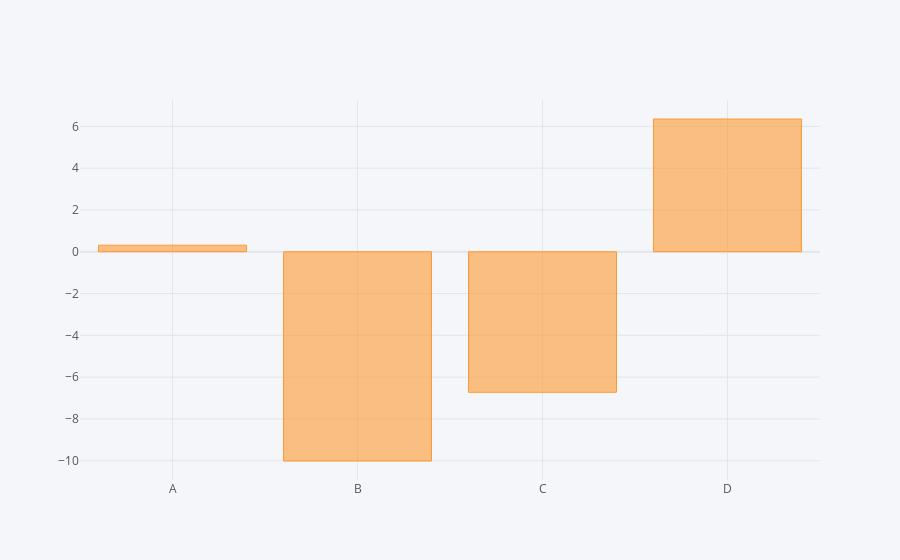

The cell this chart's notebook holds for it:
### Code cell
df.sum().iplot(kind='bar')
# the function behind the iplot agregate the data

### Figure 1 — Plotly figure (JSON) as saved in the notebook; plotly's stock layout.template omitted (floating-point values rounded to 4 significant figures)
{"data": [{"marker": {"color": "rgba(255, 153, 51, 0.6)", "line": {"color": "rgba(255, 153, 51, 1.0)", "width": 1}}, "name": "None", "orientation": "v", "text": "", "type": "bar", "x": ["A", "B", "C", "D"], "y": [0.3141, -10.01, -6.726, 6.353]}], "layout": {"legend": {"bgcolor": "#F5F6F9", "font": {"color": "#4D5663"}}, "paper_bgcolor": "#F5F6F9", "plot_bgcolor": "#F5F6F9", "title": {"font": {"color": "#4D5663"}}, "xaxis": {"gridcolor": "#E1E5ED", "showgrid": true, "tickfont": {"color": "#4D5663"}, "title": {"font": {"color": "#4D5663"}, "text": ""}, "zerolinecolor": "#E1E5ED"}, "yaxis": {"gridcolor": "#E1E5ED", "showgrid": true, "tickfont": {"color": "#4D5663"}, "title": {"font": {"color": "#4D5663"}, "text": ""}, "zerolinecolor": "#E1E5ED"}}}
